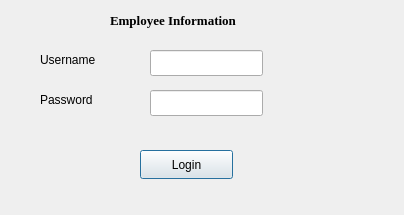
<?xml version="1.0" encoding="UTF-8"?>
<ui version="4.0">
 <class>Dialog</class>
 <widget class="QDialog" name="Dialog">
  <property name="geometry">
   <rect>
    <x>0</x>
    <y>0</y>
    <width>404</width>
    <height>215</height>
   </rect>
  </property>
  <property name="windowTitle">
   <string>Dialog</string>
  </property>
  <widget class="QLabel" name="employeeInformationTitle">
   <property name="geometry">
    <rect>
     <x>110</x>
     <y>10</y>
     <width>171</width>
     <height>20</height>
    </rect>
   </property>
   <property name="font">
    <font>
     <family>Times New Roman</family>
     <pointsize>10</pointsize>
     <bold>true</bold>
    </font>
   </property>
   <property name="text">
    <string>Employee Information</string>
   </property>
  </widget>
  <widget class="QLabel" name="usernameLabel">
   <property name="geometry">
    <rect>
     <x>40</x>
     <y>50</y>
     <width>71</width>
     <height>20</height>
    </rect>
   </property>
   <property name="text">
    <string>Username</string>
   </property>
  </widget>
  <widget class="QLabel" name="passwordLabel">
   <property name="geometry">
    <rect>
     <x>40</x>
     <y>90</y>
     <width>63</width>
     <height>20</height>
    </rect>
   </property>
   <property name="text">
    <string>Password</string>
   </property>
  </widget>
  <widget class="QLineEdit" name="usernameLineEdit">
   <property name="geometry">
    <rect>
     <x>150</x>
     <y>50</y>
     <width>113</width>
     <height>26</height>
    </rect>
   </property>
  </widget>
  <widget class="QLineEdit" name="passwordLineEdit">
   <property name="geometry">
    <rect>
     <x>150</x>
     <y>90</y>
     <width>113</width>
     <height>26</height>
    </rect>
   </property>
   <property name="echoMode">
    <enum>QLineEdit::Password</enum>
   </property>
  </widget>
  <widget class="QPushButton" name="loginButton">
   <property name="geometry">
    <rect>
     <x>140</x>
     <y>150</y>
     <width>93</width>
     <height>29</height>
    </rect>
   </property>
   <property name="text">
    <string>Login</string>
   </property>
  </widget>
 </widget>
 <resources/>
 <connections/>
</ui>
